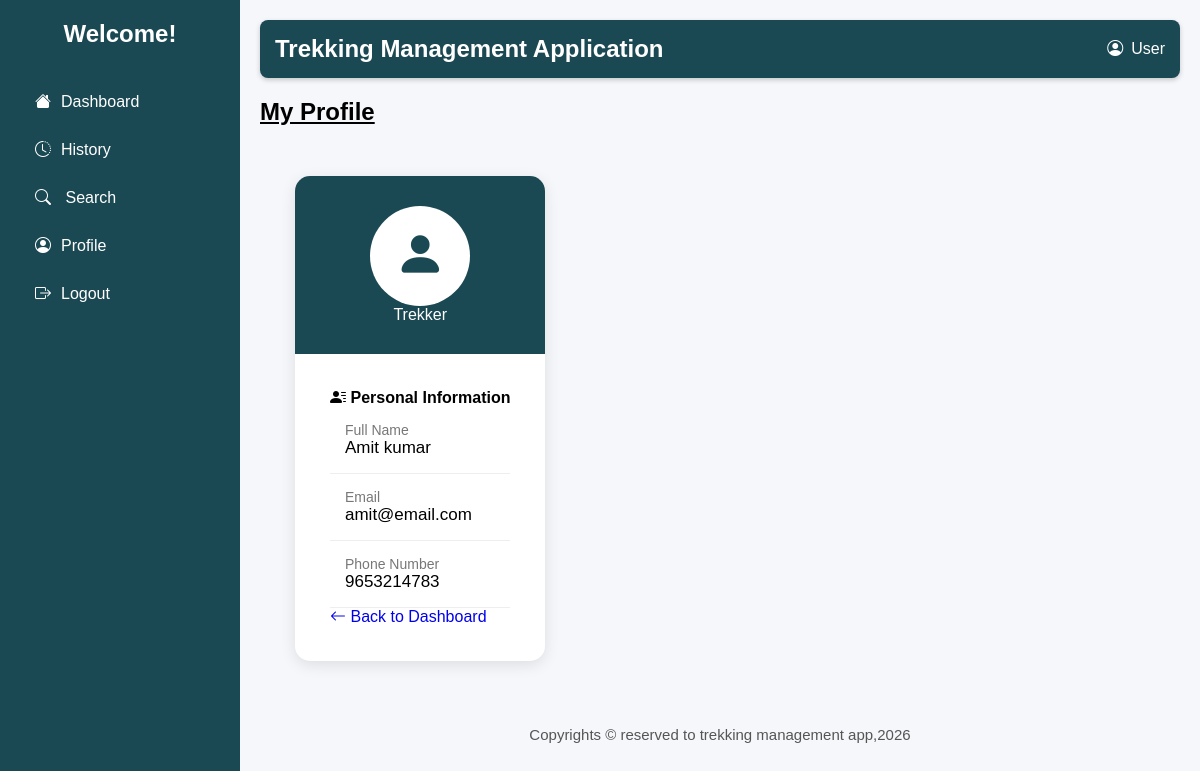
/trekker_profile (signed in), run on an earlier commit of the app's database.
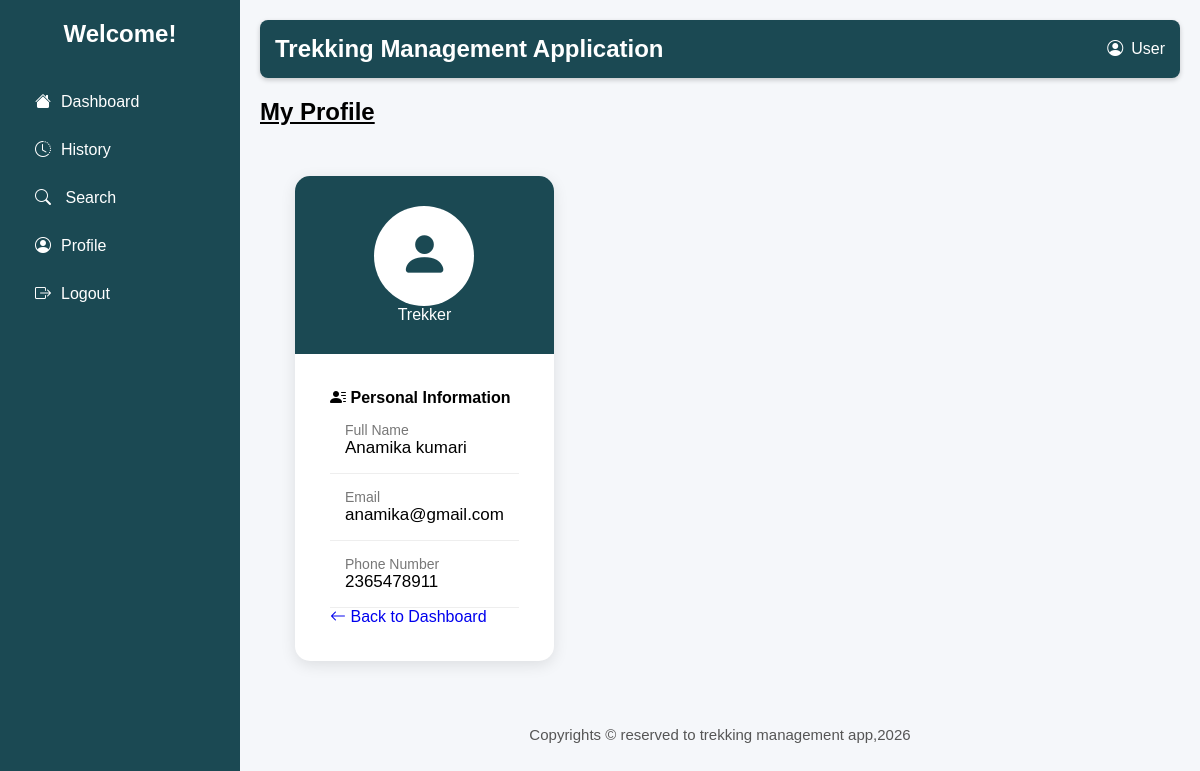
And on a later commit of the database.
### models.py (models this page shows)
class UserDetails(db.Model):
    __tablename__="user_details"
    trekker_id=db.Column(db.Integer,primary_key=True,autoincrement=True)
    user_id=db.Column(db.Integer,db.ForeignKey('user_credentials.user_id'))
    full_name=db.Column(db.String(100),nullable=False)
    email_id=db.Column(db.String(50),unique=True,nullable=False)
    password=db.Column(db.String(50),nullable=False)
    phone_num=db.Column(db.String(20),unique=True,nullable=False)
    address=db.Column(db.String(100),nullable=False)
    blacklist_status=db.Column(db.Boolean,default=False)

### app.py (the view)
@app.route("/trekker_profile")
def user_profile():
    email=session.get("user_email_id")
    user=UserDetails.query.filter_by(email_id=email).first()
    return render_template("user_profile.html",user=user)

### templates/user_profile.html (shortened to what this page needs)
<!DOCTYPE html>
<html lang="en">
<head>
    <link rel="stylesheet" href="../static/main.css">
    <link rel="stylesheet" href="https://cdn.jsdelivr.net/npm/bootstrap-icons@1.11.3/font/bootstrap-icons.min.css">
</head>
<body>
    <div class="container">
        <div class="sidebar">
            <h2>Welcome!</h2>
            <ul>
                <li><a href="{{url_for('user_dash')}}"><i class="bi bi-house-fill"></i>Dashboard</a></li>
                <li><a href="{{url_for('trek_history')}}"><i class="bi bi-clock-history"></i>History</a></li>
                <li><a href="{{url_for('search_trek')}}"><i class="bi bi-search"></i> Search</a></li>
                <li><a href="{{url_for('user_profile')}}"><i class="bi bi-person-circle"></i>Profile</a></li>
                <li><a href="{{url_for('signin')}}"><i class="bi bi-box-arrow-right"></i>Logout</a></li>
            </ul>
        </div>
        <div class="main">
            <header>
                <h2>Trekking Management Application</h2>
                <div class="admin">
                    <i class="bi bi-person-circle"></i>
                    <span>User</span>
                </div>
            </header>
            <h2 class="title"><u>My Profile</u></h2>
            <div class="container profile-container">
                <div class="profile-card">
                    <div class="profile-header">
                        <div class="profile-icon">
                            <i class="bi bi-person-fill"></i>
                        </div>
                        <p class="mb-0">Trekker</p>
                    </div>
                    <div class="profile-body">
                        <h4 class="mb-4">
                            <i class="bi bi-person-lines-fill"></i>
                            Personal Information
                        </h4>
                        <div class="row">
                            <div class="col-md-6">
                                <div class="info-box">
                                    <div class="info-label">Full Name</div>
                                    <div class="info-value">
                                        {{user.full_name}}
                                    </div>
                                </div>
                            </div>
                            <div class="col-md-6">
                                <div class="info-box">
                                    <div class="info-label">Email</div>
                                    <div class="info-value">
                                       {{user.email_id}}
                                    </div>
                                </div>
                            </div>
                            <div class="col-md-6">
                                <div class="info-box">
                                    <div class="info-label">Phone Number</div>
                                    <div class="info-value">
                                    {{user.phone_num}}
                                    </div>
                                </div>
                            </div>
                        </div>
                        <div class="text-center mt-4">
                            <a href="{{ url_for('user_dash') }}" class="btn btn-secondary me-2">
                                <i class="bi bi-arrow-left"></i>
                                Back to Dashboard
                            </a>
                        </div>
                    </div>
                </div>
            </div>
            <footer>
                Copyrights &copy; reserved to trekking management app,2026
            </footer>
        </div>
    </div>
</body>
</html>

What changed in the data, as far as the page shows it:
no longer on this page (row edited): UserDetails: full_name "Amit kumar", email_id "amit@email.com", phone_num "9653214783"
now on this page (row edited): UserDetails: full_name "Anamika kumari", email_id "anamika@gmail.com", phone_num "2365478911"
